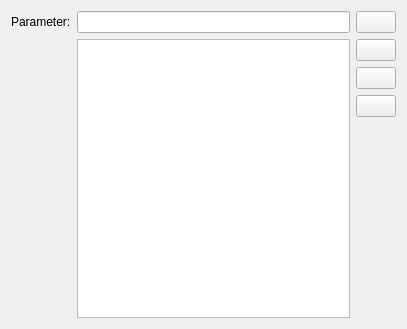
<?xml version="1.0" encoding="UTF-8"?>
<ui version="4.0">
 <class>GTAActionPrintValWidget</class>
 <widget class="QWidget" name="GTAActionPrintValWidget">
  <property name="geometry">
   <rect>
    <x>0</x>
    <y>0</y>
    <width>407</width>
    <height>329</height>
   </rect>
  </property>
  <property name="windowTitle">
   <string>Form</string>
  </property>
  <layout class="QGridLayout" name="gridLayout">
   <item row="0" column="0">
    <widget class="QLabel" name="paramLB">
     <property name="text">
      <string>Parameter:</string>
     </property>
    </widget>
   </item>
   <item row="0" column="1">
    <widget class="QLineEdit" name="parameterLE">
     <property name="toolTip">
      <string>parameter text</string>
     </property>
    </widget>
   </item>
   <item row="0" column="2" rowspan="2">
    <layout class="QVBoxLayout" name="verticalLayout">
     <item>
      <widget class="QPushButton" name="searchPB">
       <property name="minimumSize">
        <size>
         <width>0</width>
         <height>0</height>
        </size>
       </property>
       <property name="maximumSize">
        <size>
         <width>16777215</width>
         <height>16777215</height>
        </size>
       </property>
       <property name="toolTip">
        <string>Parameter search</string>
       </property>
       <property name="icon">
        <iconset resource="../resource.qrc">
         <normaloff>:/images/forms/img/SEARCH.png</normaloff>:/images/forms/img/SEARCH.png</iconset>
       </property>
      </widget>
     </item>
     <item>
      <widget class="QPushButton" name="addParamPB">
       <property name="toolTip">
        <string>Add parameter</string>
       </property>
       <property name="text">
        <string/>
       </property>
       <property name="icon">
        <iconset resource="../resource.qrc">
         <normaloff>:/images/forms/img/Add.png</normaloff>:/images/forms/img/Add.png</iconset>
       </property>
      </widget>
     </item>
     <item>
      <widget class="QPushButton" name="editParamPB">
       <property name="toolTip">
        <string>Edit parameter</string>
       </property>
       <property name="text">
        <string/>
       </property>
       <property name="icon">
        <iconset resource="../resource.qrc">
         <normaloff>:/images/forms/img/EDIT.png</normaloff>:/images/forms/img/EDIT.png</iconset>
       </property>
      </widget>
     </item>
     <item>
      <widget class="QPushButton" name="removeParamPB">
       <property name="toolTip">
        <string>remove parameter</string>
       </property>
       <property name="text">
        <string/>
       </property>
       <property name="icon">
        <iconset resource="../resource.qrc">
         <normaloff>:/images/forms/img/Remove.png</normaloff>:/images/forms/img/Remove.png</iconset>
       </property>
      </widget>
     </item>
     <item>
      <spacer name="verticalSpacer">
       <property name="orientation">
        <enum>Qt::Vertical</enum>
       </property>
       <property name="sizeHint" stdset="0">
        <size>
         <width>20</width>
         <height>40</height>
        </size>
       </property>
      </spacer>
     </item>
    </layout>
   </item>
   <item row="1" column="1">
    <widget class="QListWidget" name="parameterListLW">
     <property name="toolTip">
      <string>parameter list box</string>
     </property>
    </widget>
   </item>
  </layout>
 </widget>
 <tabstops>
  <tabstop>parameterLE</tabstop>
  <tabstop>searchPB</tabstop>
  <tabstop>addParamPB</tabstop>
  <tabstop>editParamPB</tabstop>
  <tabstop>removeParamPB</tabstop>
  <tabstop>parameterListLW</tabstop>
 </tabstops>
 <resources>
  <include location="../resource.qrc"/>
 </resources>
 <connections/>
</ui>
